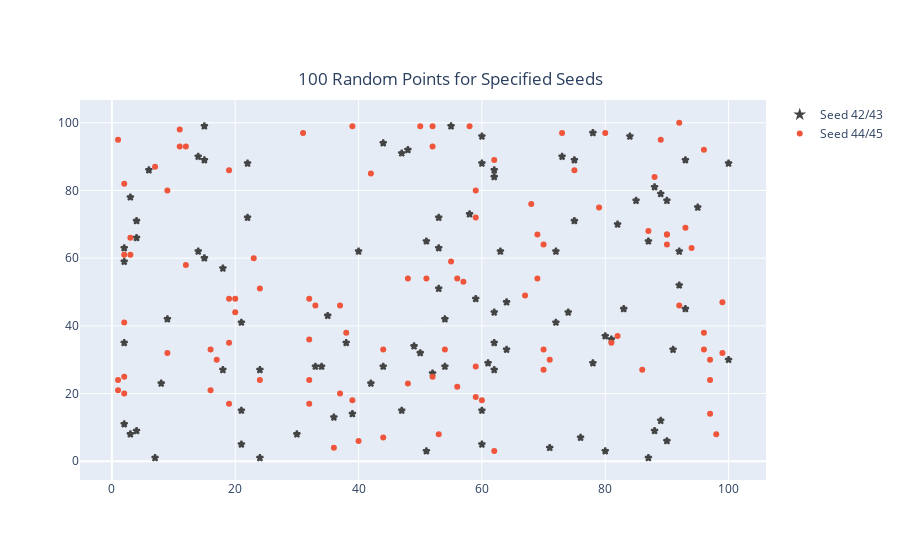

This figure's notebook cell:
### Markdown cell above
If you use pyo.plot(), the output will create a file with a filename specified by the filename parameter, and will be stored in your current working directory. By default, the filename will be 'temp-plot.html'. 

**If that file name already exists in your working directory, it will be overwritten.**

### Code cell
# Always store figures in a list/array for plotly
data_mode_markers = [go.Scatter(x=random_x, 
                                y=random_y, 
                                mode='markers',
                                name='Seed 42/43',
                               marker=dict(
                                   size=5,
                                   color='rgb(12,24,153)',
                                   symbol= 'star',
                                   line={"width":2}
                                          )
                                ),
                     go.Scatter(x=random_x_2, y=random_y_2, mode='markers', name='Seed 44/45')]

pyo.iplot({'data':data_mode_markers, 
           'layout': go.Layout(title={'text':'100 Random Points for Specified Seeds',
                                      'x':0.5,
                                      'xanchor':"center",
                                      'y':0.87})},
          filename='scattermarkers.html')

### Figure 1 — Plotly figure (JSON) as saved in the notebook; plotly's stock layout.template omitted (floating-point values rounded to 4 significant figures)
{"data": [{"marker": {"color": "rgb(12,24,153)", "line": {"width": 2}, "size": 5, "symbol": "star"}, "mode": "markers", "name": "Seed 42/43", "type": "scatter", "x": [52, 93, 15, 72, 61, 21, 83, 87, 75, 75, 88, 100, 24, 3, 22, 53, 2, 88, 30, 38, 2, 64, 60, 21, 33, 76, 58, 22, 89, 49, 91, 59, 42, 92, 60, 80, 15, 62, 62, 47, 62, 51, 55, 64, 3, 51, 7, 21, 73, 39, 18, 4, 89, 60, 14, 9, 90, 53, 2, 84, 92, 60, 71, 44, 8, 47, 35, 78, 81, 36, 50, 4, 2, 6, 54, 4, 54, 93, 63, 18, 90, 44, 34, 74, 62, 100, 14, 95, 48, 15, 72, 78, 87, 62, 40, 85, 80, 82, 53, 24], "y": [26, 89, 60, 41, 29, 15, 45, 65, 89, 71, 9, 88, 1, 8, 88, 63, 11, 81, 8, 35, 35, 33, 5, 41, 28, 7, 73, 72, 12, 34, 33, 48, 23, 62, 88, 37, 99, 44, 86, 91, 35, 65, 99, 47, 78, 3, 1, 5, 90, 14, 27, 9, 79, 15, 90, 42, 77, 51, 63, 96, 52, 96, 4, 94, 23, 15, 43, 29, 36, 13, 32, 71, 59, 86, 28, 66, 42, 45, 62, 57, 6, 28, 28, 44, 84, 30, 62, 75, 92, 89, 62, 97, 1, 27, 62, 77, 3, 70, 72, 27]}, {"mode": "markers", "name": "Seed 44/45", "type": "scatter", "x": [9, 62, 37, 97, 51, 44, 24, 79, 59, 32, 96, 88, 52, 62, 58, 52, 12, 39, 2, 3, 56, 81, 59, 2, 2, 92, 54, 87, 96, 97, 1, 19, 2, 53, 44, 90, 32, 70, 32, 68, 55, 75, 56, 17, 38, 24, 69, 98, 70, 86, 11, 16, 97, 73, 59, 70, 80, 93, 3, 20, 59, 36, 19, 90, 67, 19, 20, 96, 71, 52, 33, 40, 39, 82, 1, 11, 92, 57, 89, 50, 23, 31, 94, 42, 99, 7, 16, 90, 60, 2, 1, 48, 12, 69, 37, 32, 9, 99, 19, 48], "y": [80, 3, 20, 24, 54, 33, 24, 75, 72, 36, 38, 84, 99, 89, 99, 25, 93, 18, 82, 66, 54, 35, 80, 61, 41, 100, 33, 68, 33, 14, 21, 48, 20, 8, 7, 67, 17, 33, 48, 76, 59, 86, 22, 30, 38, 51, 54, 8, 27, 27, 98, 21, 30, 97, 28, 64, 97, 69, 61, 48, 19, 4, 35, 64, 49, 17, 44, 92, 30, 93, 46, 6, 99, 37, 24, 93, 46, 53, 95, 99, 60, 97, 63, 85, 32, 87, 33, 67, 18, 25, 95, 54, 58, 67, 46, 24, 32, 47, 86, 23]}], "layout": {"title": {"text": "100 Random Points for Specified Seeds", "x": 0.5, "xanchor": "center", "y": 0.87}}}
